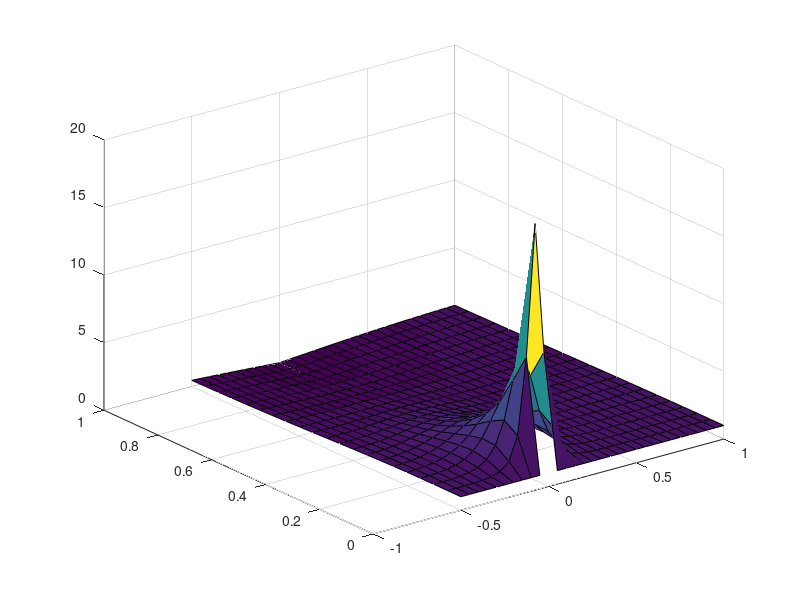
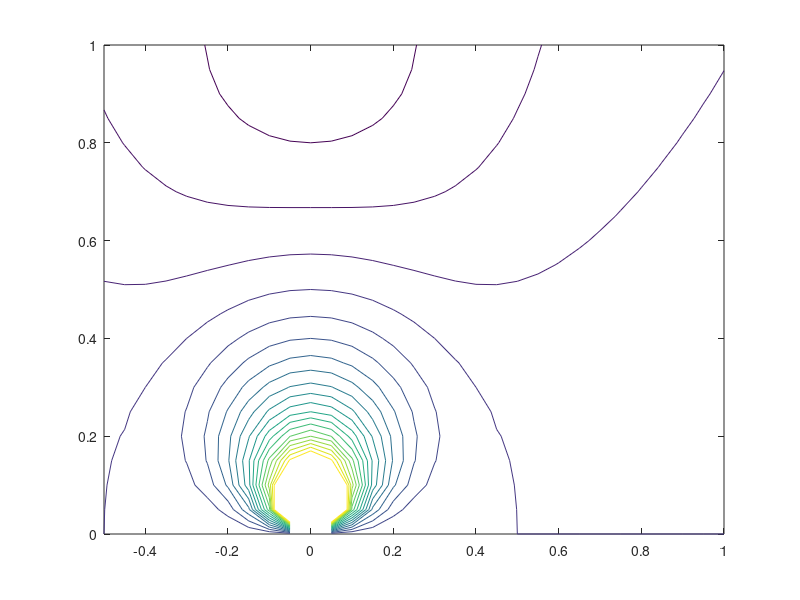
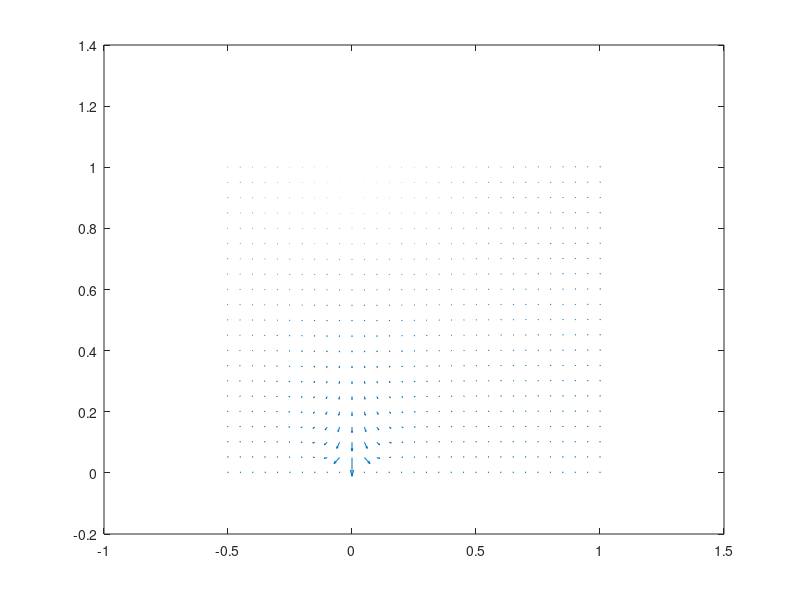

Recreate these plots in MATLAB, in order. (Note: this script raises an error after producing the figures.)
%b
[x,y] = meshgrid(-0.5:0.05:1,0:0.05:1);

Jx=(x.*y./(x.^2+y.^2).^(3/2));
Jy=(1./(x.^2+y.^2)).*((y.^2).*(1-(1./(x.^2+y.^2).^(1/2)))+x.^2);
J_magn=(Jx.^2 + Jy.^2).^0.5;

figure(1)
surf(x,y,J_magn);

figure(2)
contour(x,y,J_magn,[0.25:0.25:5]);

%c
figure(3)
quiver(x,y,Jx,Jy);

figure(4)
streamslice(x,y,Jx,Jy);

figure(5)
streamline(x,y,Jx,Jy,x,y);